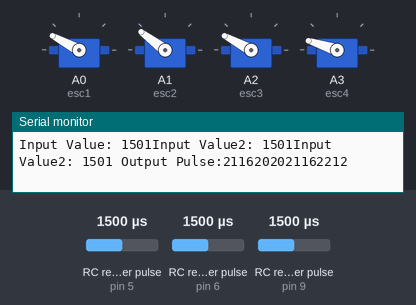
A sketch run on a simulated Arduino Uno, built with avr-gcc and run on an emulated ATmega328P. On the bench: 4 × servo, the last lines printed to the serial monitor. Wiring (inferred from the names in the program): 3 × RC receiver channel: data pin 5 / data pin 6 / data pin 9. The inputs (shaded band) are chosen by the test bench; at power-on: RC receiver pulse (sensors on pin 5, pin 6, pin 9) 1500 µs.

Above: at 11.2 s.
11.3 s: RC receiver pulse (sensor on pin 5) set to 1020 µs
At 12.1 s:
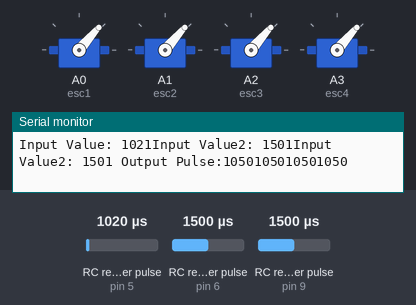
13.0 s: RC receiver pulse (sensor on pin 5) set to 1250 µs
At 14.3 s:
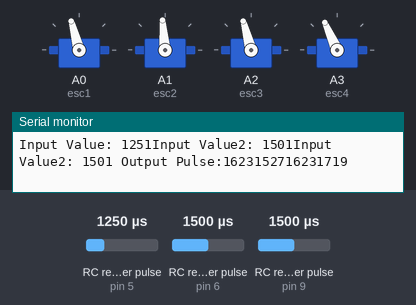
14.6 s: RC receiver pulse (sensor on pin 6) set to 1020 µs
At 15.7 s:
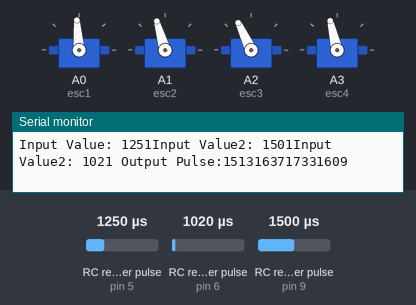
16.2 s: RC receiver pulse (sensor on pin 9) set to 1020 µs
At 16.9 s:
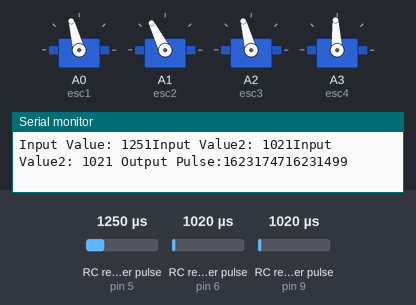
17.8 s: RC receiver pulse (sensor on pin 6) set to 1500 µs
At 19.1 s:
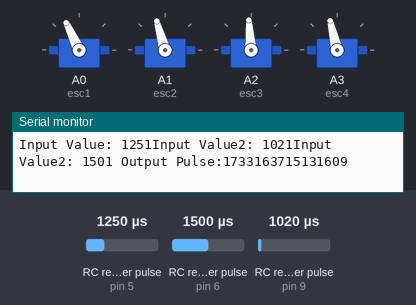
19.4 s: RC receiver pulse (sensor on pin 6) set to 1250 µs
At 20.6 s:
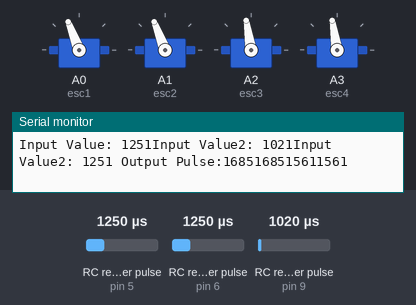
Timing chart, 0 to 22.0 s (numbered marks = the images above; inputs shaded):
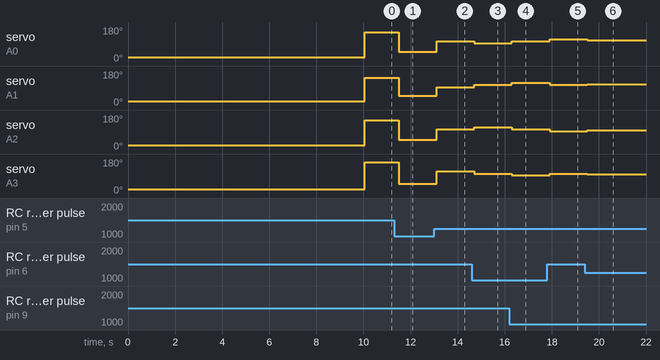

The sketch:

controller.ino
```cpp
#include <Servo.h>
#include <smoothing.h>
#include "driver.h"
#include "constants.h"

int ch1,ch3, ch2,thrust1, thrust2, thrust3, thrust4, modifier_pitch, modifier_roll;

int c1_pitch, c2_pitch, c1_roll, c2_roll;

Servo esc1, esc2, esc3, esc4;

void setup()
{
  esc1.attach(A0);    esc1.writeMicroseconds(750);
  esc2.attach(A1);    esc2.writeMicroseconds(750);
  esc3.attach(A2);    esc3.writeMicroseconds(750);
  esc4.attach(A3);    esc4.writeMicroseconds(750);

//  digitalWrite(2, LOW);//GND for ESC4
 // digitalWrite(12, LOW);//GND for ESC

  delay(10000);

  pinMode(PIN_THROTTLE, INPUT);
  pinMode(PIN_PITCH, INPUT);
  pinMode(PIN_ROLL, INPUT);

  Serial.begin(9600);

}


void loop()
{

  ch1 = pulseIn(PIN_THROTTLE, HIGH, 25000);
  ch3 = pulseIn(PIN_PITCH, HIGH, 25000);
  ch2 = pulseIn(PIN_ROLL, HIGH, 25000);

  Serial.print("Input Value: ");
  Serial.print(ch1);
  Serial.print("Input Value2: ");
  Serial.print(ch3);
  Serial.print("Input Value2: ");
  Serial.print(ch2);


  thrust1 = map(ch1, 1074, 1645, 1275, 2400);
  thrust2 = map(ch1, 1074, 1645, 1275, 2400);
  thrust3 = map(ch1, 1074, 1645, 1275, 2400);
  thrust4 = map(ch1, 1074, 1645, 1275, 2400);

  ch3 = ch3 / 10;
  ch2 = ch2 / 10;

  /*Pitch*/
  if(ch3>=114 && ch3<=134)
  {
    modifier_pitch=0;
    c1_pitch = MULTIPLIER_PITCH;
    c2_pitch = MULTIPLIER_PITCH;

  }
  else if(ch3<=114)
  {
    modifier_pitch = map(ch3, 96, 114, 45, 1);
    c1_pitch = MULTIPLIER_PITCH;
    c2_pitch = -MULTIPLIER_PITCH;
  }
  else if(ch3>=134)
  {
    modifier_pitch = map(ch3, 134, 164, 1, 45);
    c1_pitch = -MULTIPLIER_PITCH;
    c2_pitch = MULTIPLIER_PITCH;
  }

  /*Roll*/
  if(ch2>=114 && ch2<=134)
  {
    modifier_roll=0;
    c1_roll = MULTIPLIER_ROLL;
    c2_roll = MULTIPLIER_ROLL;

  }
  else if(ch2<=114)
  {
    modifier_roll = map(ch2, 96, 114, 45, 1);
    c1_roll = MULTIPLIER_ROLL;
    c2_roll = -MULTIPLIER_ROLL;
  }
  else if(ch2>=134)
  {
    modifier_roll = map(ch2, 134, 164, 1, 45);
    c1_roll = -MULTIPLIER_ROLL;
    c2_roll = MULTIPLIER_ROLL;
  }

  thrust1 = thrust1 + c1_pitch * modifier_pitch + c2_roll * modifier_roll;
  thrust2 = thrust2 + c1_pitch * modifier_pitch + c1_roll * modifier_roll;
  thrust3 = thrust3 + c2_pitch * modifier_pitch + c1_roll * modifier_roll;
  thrust4 = thrust4 + c2_pitch * modifier_pitch + c2_roll * modifier_roll;

  //Minimum Throttle Constraints
  if(ch1<=THRESHOLD_CHANNEL_THROTTLE_MIN)
  {
    thrust1 = thrust2 = thrust3 = thrust4 = THRESHOLD_CHANNEL_THROTTLE_MIN;
  }
  else if(ch1<=THRESHOLD_CHANNEL_THROTTLE_HOVER)
  {
    if(thrust1 > THRESHOLD_MOTOR_HOVER) thrust1 = THRESHOLD_MOTOR_HOVER;
    if(thrust2 > THRESHOLD_MOTOR_HOVER) thrust2 = THRESHOLD_MOTOR_HOVER;
    if(thrust3 > THRESHOLD_MOTOR_HOVER) thrust3 = THRESHOLD_MOTOR_HOVER;
    if(thrust4 > THRESHOLD_MOTOR_HOVER) thrust4 = THRESHOLD_MOTOR_HOVER;
  }
  else if(ch1<=THRESHOLD_CHANNEL_THROTTLE_MAX)
  {

    if(thrust1 < THRESHOLD_MOTOR_HOVER) thrust1 = THRESHOLD_MOTOR_HOVER;
    if(thrust2 < THRESHOLD_MOTOR_HOVER) thrust2 = THRESHOLD_MOTOR_HOVER;
    if(thrust3 < THRESHOLD_MOTOR_HOVER) thrust3 = THRESHOLD_MOTOR_HOVER;
    if(thrust4 < THRESHOLD_MOTOR_HOVER) thrust4 = THRESHOLD_MOTOR_HOVER;

    /*Previous commit
    thrust = map(ch1, 950, 1600, 140, 240);
    thrust=thrust*10;
    */
  }

  //To counter CG imbalance

  thrust2 = (int) 1.10 * thrust2;
  thrust3 = (int) 1.05 * thrust3;


  //Upper Limit Constraints -- Will apply to all cases

  thrust1 = (thrust1 > THRESHOLD_MOTOR_MAX) ? THRESHOLD_MOTOR_MAX : thrust1;
  thrust2 = (thrust2 > THRESHOLD_MOTOR_MAX) ? THRESHOLD_MOTOR_MAX : thrust2;
  thrust3 = (thrust3 > THRESHOLD_MOTOR_MAX) ? THRESHOLD_MOTOR_MAX : thrust3;
  thrust4 = (thrust4 > THRESHOLD_MOTOR_MAX) ? THRESHOLD_MOTOR_MAX : thrust4;


  Serial.print(" Output Pulse:");
  Serial.print(thrust1);
  Serial.print(thrust2);
  Serial.print(thrust3);
  Serial.println(thrust4);

  esc1.write(thrust1);
  esc2.write(thrust2);
  esc3.write(thrust3);
  esc4.write(thrust4);

  delay(100);
}
```

constants.h
```cpp
#ifndef CONSTANTS
#define CONSTANTS

//TBT -- To be tuned

//Pin Configuration

#define PIN_M1 A0
#define PIN_M2 A1
#define PIN_M3 A2
#define PIN_M4 A3

#define PIN_THROTTLE 5
#define PIN_ROLL  6
#define PIN_PITCH  9
#define PIN_YAW  10

//TBT
#define MULTIPLIER_PITCH 2
#define MULTIPLIER_ROLL 2

//Input Based Limits
#define THRESHOLD_CHANNEL_THROTTLE_MIN 1050
#define THRESHOLD_CHANNEL_THROTTLE_HOVER 1200 //TBT
#define THRESHOLD_CHANNEL_THROTTLE_MAX 1645

//Output Limits
#define THRESHOLD_MOTOR_MIN 1300
#define THRESHOLD_MOTOR_HOVER 1400 //TBT
#define THRESHOLD_MOTOR_MAX 2400

#endif
```

smoothing.cpp
```cpp
//This file will contain implementations of the smoothing algorithms

#include <smoothing.h>
#include <math.h>
#define SMA_LENGTH 5
#define SG_LENGTH 5
#define RDP_LENGTH 5
#define epsilon 30
#define KZ_LENGTH 5
#define KZ_MAX 3
#define KZ_history_LENGTH KZ_LENGTH*KZ_MAX


int history_SMA[SMA_LENGTH] = {0,};

int simple_mov_avg(int current_value)
{
  int average=0,sum=0;
  for(int i=1;i<SMA_LENGTH;i++)
  {
    history_SMA[i-1]=history_SMA[i];
  }

  history_SMA[SMA_LENGTH-1]=current_value;
  for(int j=0;j<SMA_LENGTH;j++)
  {
    sum+=history_SMA[j];
  }

  average=sum/SMA_LENGTH;

  return average;
}

int cumulative_mov_avg(int current_value)

{ static int cumulative_average=0;
  static int k=0;
  k++;

  cumulative_average=(current_value+k*cumulative_average)/(k+1);
  return cumulative_average;
}

int exponential_mov_avg(int current_value)

{ float alpha=0.8;
  static int exponential_average=current_value;

  exponential_average=alpha*current_value + (1-alpha)*exponential_average;
  return exponential_average;

}

int history_SG[SG_LENGTH] = {0,};
const int coefficients[]={-3,12,17,12,-3};
const int normalization_value=35;

int savitzky_golay(int current_value)
{
  int sum=0;

  for(int i=1;i<SG_LENGTH;i++)
  {
         history_SG[i-1]=history_SG[i];
  }
    history_SG[SG_LENGTH-1]=current_value;

  for(int i=-(SG_LENGTH-1)/2;i<(SG_LENGTH/2);i++)
  {
    sum+=history_SG[i]*coefficients[i];
  }

  history_SG[SG_LENGTH/2]=sum/normalization_value;

  return history_SG[SG_LENGTH/2];

}

int history_RDP[RDP_LENGTH] = {0,};
int index_RDP[]={0,};


void RDP(int start_index, int end_index)
{
  int a = history_RDP[end_index]-history_RDP[start_index];
  int b = -(end_index-start_index);
  int c = -start_index*a + end_index*b;

  float max_distance = 0;
  int max_index=0;
  float distance = 0;

  for( int i=start_index+1;i<end_index;i++)
  {
    distance=(i*a-history_RDP[i]*b+c)/sqrt(a^2+b^2);
    if (distance>max_distance)
    {
      max_distance=distance;
      max_index=i;
    }
  }

  if(max_distance>epsilon)
  {
        RDP(start_index,max_index);
        RDP(max_index,end_index);
   }
   else

   {
    for( int i=start_index+1;i<end_index;i++)
    {
      history_RDP[i]=(-c-a*i)/b;
    }
   }
}

  int RDP_caller(int current_value)
{
  int update_value=history_RDP[0];
  for(int i=1;i<RDP_LENGTH;i++)
  {
    history_RDP[i-1]=history_RDP[i];
  }

  history_RDP[RDP_LENGTH-1]=current_value;

  RDP(0,RDP_LENGTH-1);
  return update_value;
}

int history_KZ[KZ_history_LENGTH] = {0,};
const int coefficients_k2[]={1,2,3,4,5,4,3,2,1};
const int coefficients_k3[]={1,3,6,10,15,18,19,18,15,10,6,3,1};
int KZ_filter(int current_value)

{
  int updated_value=0;
  for(int i=1;i<KZ_history_LENGTH;i++)
  {
         history_KZ[i-1]=history_KZ[i];
  }
    history_KZ[KZ_history_LENGTH-1]=current_value;

   for(int i=-KZ_LENGTH+1;i<KZ_LENGTH+1;i++)
   {
     updated_value+=history_KZ[i+KZ_history_LENGTH]*coefficients_k2[i+KZ_history_LENGTH];
   }
   updated_value/=KZ_LENGTH*KZ_LENGTH;
   history_KZ[KZ_history_LENGTH/2]=updated_value;

   updated_value=0;

   for(int i=-(3*KZ_LENGTH-1)/2;i<3*(KZ_LENGTH+1)/2;i++)
   {
     updated_value+=history_KZ[i+KZ_history_LENGTH]*coefficients_k3[i+KZ_history_LENGTH];
   }
   updated_value/=KZ_LENGTH*KZ_LENGTH*KZ_LENGTH;
   return history_KZ[KZ_history_LENGTH/2]=updated_value;


}
```

smoothing.h
```cpp
//This file will contain prototypes for the smoothing algorithms
#ifndef SMOOTH
#define SMOOTH

#define SMA_LENGTH 5

#endif
```

driver.cpp
```cpp
//All direct manipulation functions will be added here
```

driver.h
```cpp

```

Measured:
- after the input at 11.3 s, servo on A0 (esc1), servo on A2 (esc3): 152° → 49° after 0.20 s; servo on A1 (esc2): 143° → 49° after 0.20 s; servo on A3 (esc4): 162° → 49° after 0.20 s
- after the input at 13.0 s, servo on A0 (esc1), servo on A2 (esc3): 49° → 105° after 0.10 s; servo on A1 (esc2): 49° → 95° after 0.10 s; servo on A3 (esc4): 49° → 114° after 0.10 s
- after the input at 14.6 s, servo on A0 (esc1): 105° → 94° after 0.10 s; servo on A1 (esc2): 95° → 106° after 0.10 s; servo on A2 (esc3): 105° → 115° after 0.10 s; servo on A3 (esc4): 114° → 103° after 0.10 s
- after the input at 16.2 s, servo on A0 (esc1): 94° → 105° after 0.10 s; servo on A1 (esc2): 106° → 117° after 0.10 s; servo on A2 (esc3): 115° → 105° after 0.10 s; servo on A3 (esc4): 103° → 93° after 0.10 s
- after the input at 17.8 s, servo on A0 (esc1): 105° → 115° after 0.10 s; servo on A1 (esc2): 117° → 106° after 0.10 s; servo on A2 (esc3): 105° → 94° after 0.10 s; servo on A3 (esc4): 93° → 103° after 0.10 s
- after the input at 19.4 s, servo on A0 (esc1): 115° → 111° after 0.10 s; servo on A1 (esc2): 106° → 111° after 0.10 s; servo on A2 (esc3): 94° → 99° after 0.10 s; servo on A3 (esc4): 103° → 99° after 0.10 s
